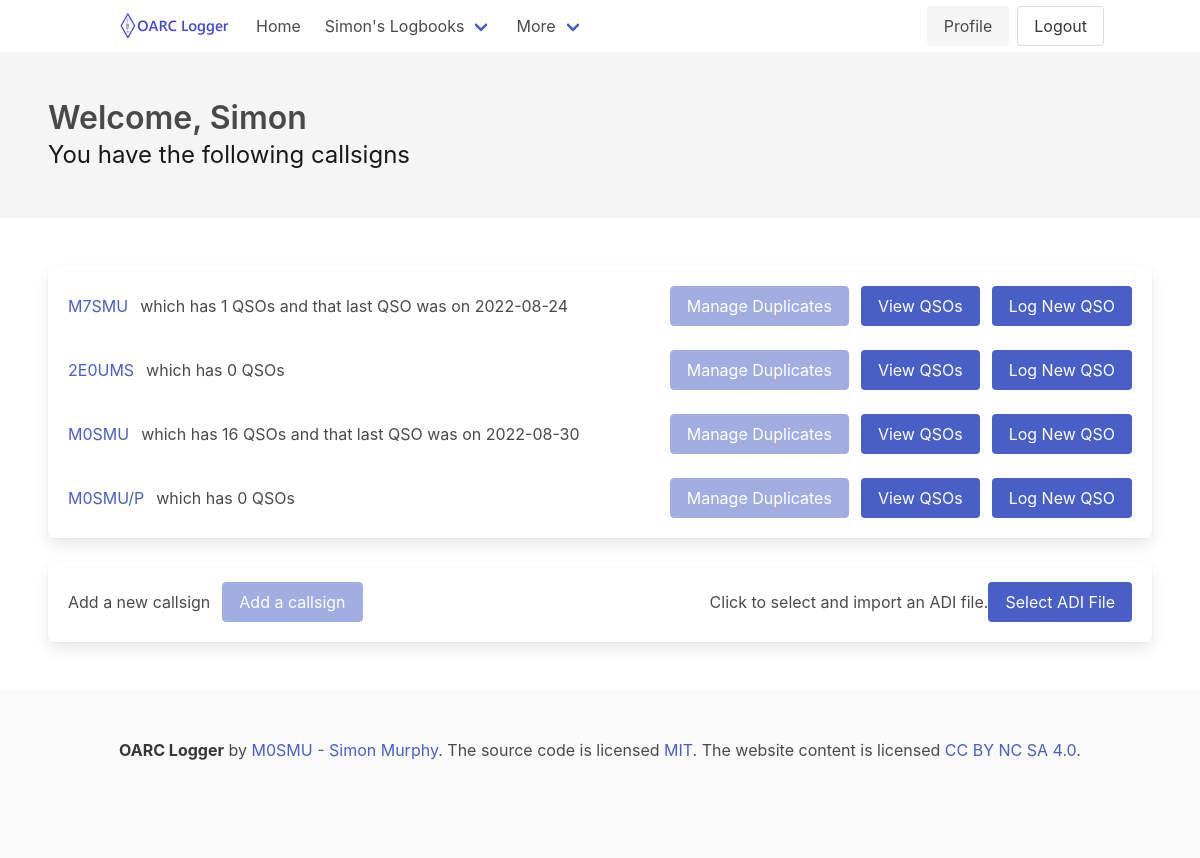
/users/Simon (signed in), run on an earlier commit of the app's database.
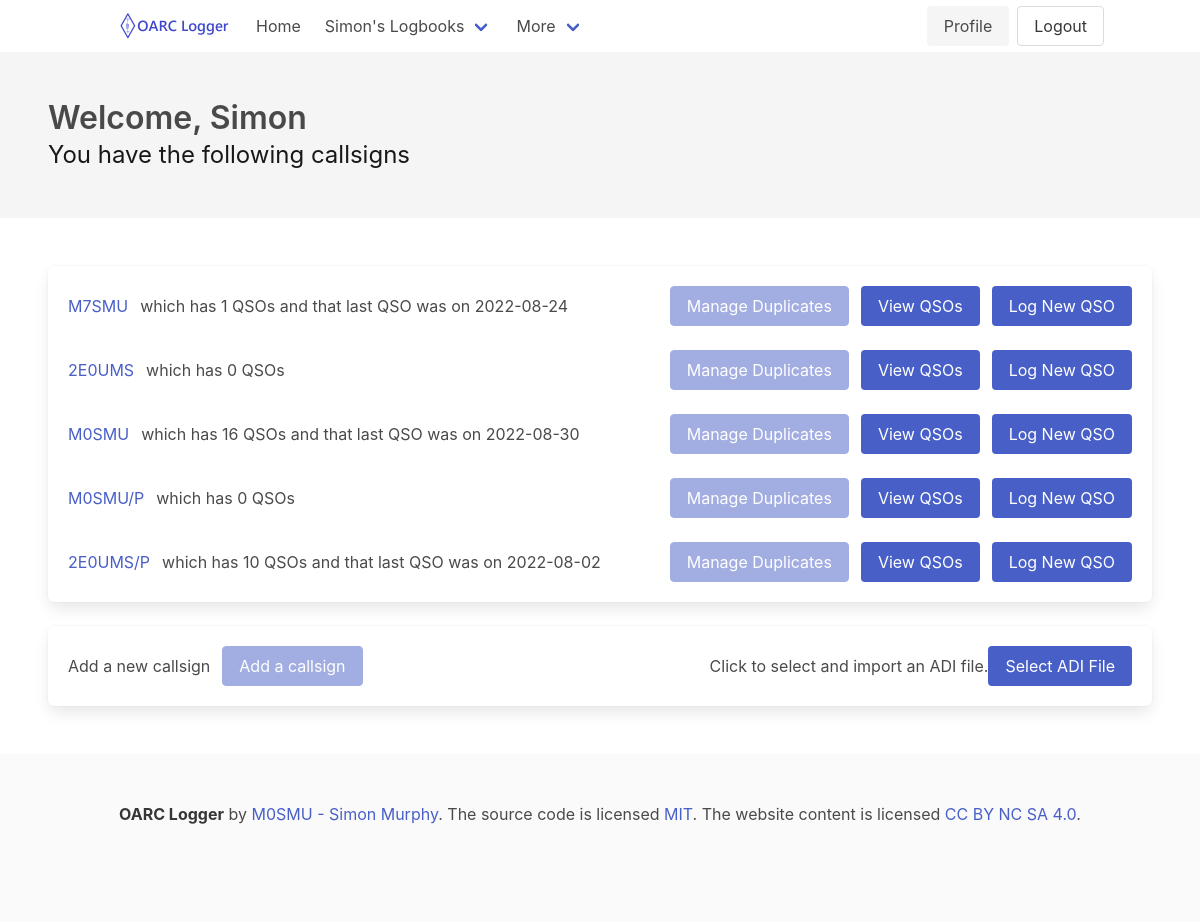
And on a later commit of the database.
### logger/models.py (models this page shows, shortened)
class Callsign(db.Model):
    id = db.Column(db.Integer, primary_key=True) # primary keys are required by SQLAlchemy
    name = db.Column(db.String(1000), unique=True)
    user_id = db.Column(db.Integer, db.ForeignKey('user.id'), nullable=False)
    primary = db.Column(db.Boolean, default=False)

class QSO(db.Model):
    id = db.Column(db.Integer, primary_key=True) # primary keys are required by SQLAlchemy
    band = db.Column(db.String(25))
    band_rx = db.Column(db.String(25))
    mode = db.Column(db.String(25))
    submode = db.Column(db.String(25))
    freq = db.Column(db.String(25))
    freq_rx = db.Column(db.String(25))
    call = db.Column(db.String(50))
    station_callsign = db.Column(db.String(50))
    operator = db.Column(db.String(50))
    owner_callsign = db.Column(db.String(50))
    qso_date = db.Column(db.Date())
    qso_date_off = db.Column(db.Date())
    time_on = db.Column(db.Time())
    time_off = db.Column(db.Time())
    gridsquare = db.Column(db.String(10))
    my_gridsquare = db.Column(db.String(10))
    rst_rcvd = db.Column(db.String(10))
    rst_sent = db.Column(db.String(10))
    tx_pwr = db.Column(db.String(10))
    my_rig = db.Column(db.String(100))
    my_antenna = db.Column(db.String(100))
    qso_random = db.Column(db.String(1))
    qso_complete = db.Column(db.String(3))
    sat_mode = db.Column(db.String(25))
    sat_name = db.Column(db.String(25))
    srx = db.Column(db.Integer)
    srx_string = db.Column(db.String(50))
    stx = db.Column(db.Integer)
    stx_string = db.Column(db.String(50))
    my_sota_ref = db.Column(db.String(25))
    sota_ref = db.Column(db.String(25))
    my_iota = db.Column(db.String(6))
    iota = db.Column(db.String(6))
    my_iota_island_id = db.Column(db.Integer)
    iota_island_id = db.Column(db.Integer)
    country = db.Column(db.String(50))
    my_country = db.Column(db.String(50))
    distance = db.Column(db.String(10))
    dxcc = db.Column(db.Integer)
    my_dxcc = db.Column(db.Integer)
    name = db.Column(db.String(50))
    my_name = db.Column(db.String(50))
    my_city = db.Column(db.String(50))
    cqz = db.Column(db.Integer)
    my_cq_zone = db.Column(db.Integer)
    ituz = db.Column(db.Integer)
    my_itu_zone = db.Column(db.Integer)
    qsl_rcvd = db.Column(db.String(3))
    qsl_rcvd_via = db.Column(db.String(3))
    qsl_sent = db.Column(db.String(3))
    qsl_sent_via = db.Column(db.String(3))
    lotw_qsl_rcvd = db.Column(db.String(3))
    lotw_qsl_sent = db.Column(db.String(3))
    lotw_qslsdate = db.Column(db.Date())
    eqsl_qsl_rcvd = db.Column(db.String(3))
    eqsl_qsl_sent = db.Column(db.String(3))
    eqsl_qslsdate = db.Column(db.Date())
    qrzcom_qso_upload_status = db.Column(db.String(3))
    qrzcom_qso_upload_date = db.Column(db.Date())
    address = db.Column(db.String(50))
    a_index = db.Column(db.Integer)
    k_index = db.Column(db.Integer)
    sfi = db.Column(db.Integer)
    ant_az = db.Column(db.Integer)
    ant_el = db.Column(db.Integer)
    comment = db.Column(db.String(255))
    cont = db.Column(db.String(2))
    email = db.Column(db.String(255))
    cnty = db.Column(db.String(50))
    my_cnty = db.Column(db.String(50))
    my_postal_code = db.Column(db.String(10))
    qth = db.Column(db.String(50))
    swl = db.Column(db.String(2))
    lat = db.Column(db.String(11))
    my_lat = db.Column(db.String(11))
    lon = db.Column(db.String(11))
    my_lon = db.Column(db.String(11))
    pfx = db.Column(db.String(15))

### logger/users/views.py (the view)
@users.route('/<user>')
@login_required
def profile(user):
    return render_template('profile.html', name=current_user.name, callsigns=current_user.callsigns)

### logger/application.py (called while the page is built)
def create_app():
    app = Flask(__name__)
    app.config.from_object(Config)
    db.init_app(app)
    migrate = Migrate(app, db, render_as_batch=True)
    login_manager = LoginManager()
    login_manager.login_view = 'users.login'
    login_manager.init_app(app)
    from logger.models import User
    @login_manager.user_loader
    def load_user(user_id):
        return User.query.get(int(user_id))
    app.register_blueprint(users, url_prefix='/users')
    app.register_blueprint(callsigns, url_prefix='/callsigns')
    app.register_blueprint(qsos, url_prefix='/qsos')
    @app.route("/")
    def index():
        return render_template('index.html')
    @app.route("/about")
    def about():
        return render_template('about.html')
    @app.template_filter()
    def MhzFormat(value):
        value = float(value)
        return "{:,.6f} MHz".format(value)
    return app

### logger/templates/profile.html (shortened to what this page needs)
{% extends "base.html" %}
{% block content %}
		<div class="bd-hero-heading">
			<h1 class="title algolia-lvl0">
				{% block title %} <p>Welcome, {{ name }}</p> {% endblock %}
			</h1>
			{% if (callsigns is defined) and callsigns %}
			<div class="subtitle is-4 algolia-lvl1">
				<p>You have the following callsigns</p>
			</div>
			{% endif %}
		</div>
    </div>
</section>
<section class="section">
	<div class="box">
		{% for callsign in callsigns %}
		<div class="level">
			<div class="level-left">
				<a class="level-item" href="{{ url_for ('callsigns.call', callsign=callsign['name'] | replace('/','_'))  }}">{{ callsign['name'] }}</a><p class="level-item">which has {{ qsocount(callsign.name) }} QSOs{% if latestqso(callsign.name) != 'N/A' %} and that last QSO was on {{ latestqso(callsign.name) }}{% endif %}</p>
			</div>
			<div class="level-right">
                <a class="button is-link level-item" href="{{ url_for ('callsigns.call', callsign=callsign['name'] | replace('/','_'))  }}" disabled>Manage Duplicates</a>
				<a class="button is-link level-item" href="{{ url_for ('callsigns.call', callsign=callsign['name'] | replace('/','_'))  }}">View QSOs</a>
				<a class="button is-link level-item" href="{{ url_for('qsos.postnewqso', station_callsign=callsign.name | replace('/','_')) }}">Log New QSO</a>
			</div>
		</div>
		{% endfor %}
	</div>
	<div class="box">
		<div class="level">
			<div class="level-left">
				<p class="level-item">Add a new callsign</p>
				<a class="button is-link level-item" disabled>Add a callsign</a>
			</div>
			<div class="level-right">
				<p>Click to select and import an ADI file.</p>
				<a class="button is-link level-item" href="{{ url_for('qsos.uploadqsos', user=current_user.name )}} ">Select ADI File</a>
			</div>
		</div>
	</div>
</section>
{% endblock %}

What changed in the data, as far as the page shows it:
added Callsign: name "2E0UMS/P", name "10", name.qso_date "2022-08-02"
